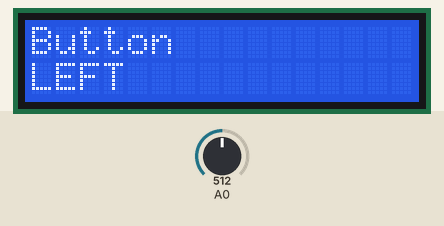
Bench run of a program on a simulated Arduino Uno, built with avr-gcc and run on an emulated ATmega328P. Shown: 16×2 character LCD. The test bench sets the inputs (shaded band); at power-on: A0 = 512. What the program prints to the serial monitor is not drawn.

Above: at 1.2 s.
1.3 s: A0 set to 610
At 1.9 s:
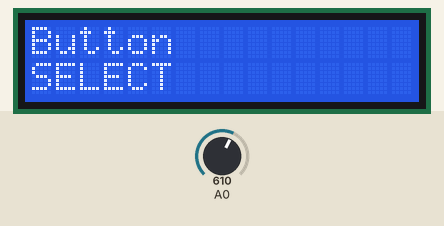
3.5 s: A0 set to 390
At 3.9 s:
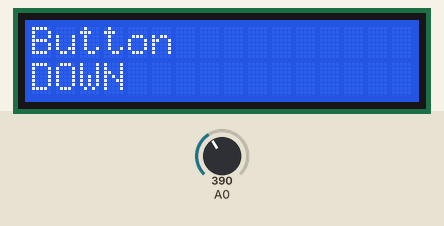
6.5 s: A0 set to 190
At 7.0 s:
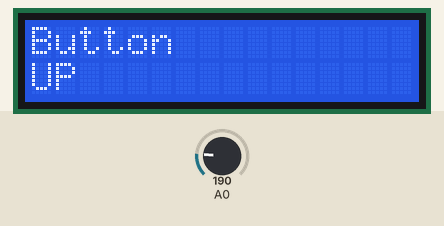
9.5 s: A0 set to 90
At 10.0 s:
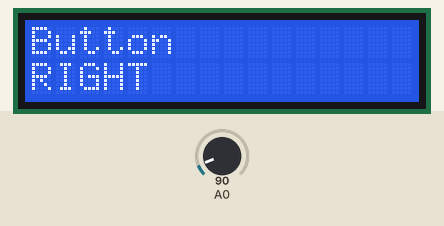
12.5 s: A0 set to 110
At 13.0 s:
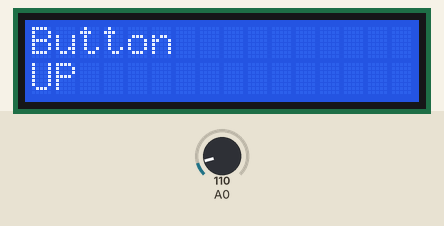
15.1 s: A0 set to 210
At 15.5 s:
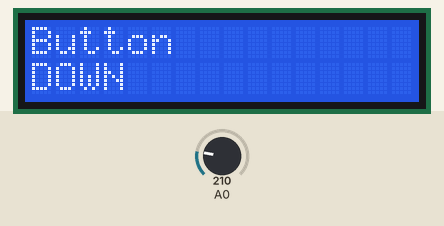

Measured:
- after the input at 1.3 s, the display: first differs from a run without the input after 0.27 s (image 1)
- after the input at 3.5 s, the display: first differs from a run without the input after 0.09 s (image 2)
- after the input at 6.5 s, the display: first differs from a run without the input after 0.11 s (image 3)
- after the input at 9.5 s, the display: first differs from a run without the input after 0.12 s (image 4)
- after the input at 12.5 s, the display: first differs from a run without the input after 0.14 s (image 5)
- after the input at 15.1 s, the display: first differs from a run without the input after 0.06 s (image 6)
- what the display in image 1 shows lasts 0.5 s, from 1.6 s to 2.1 s

The program:

main.cpp
```cpp
// https://ampermarket.kz/base/ex34-lcd-keypad-shield/

#include <Arduino.h>
#include <LiquidCrystal.h>

LiquidCrystal lcd(8, 9, 4, 5, 6, 7);

#define BTN_UP   1
#define BTN_DOWN 2
#define BTN_LEFT 3
#define BTN_RIGHT 4
#define BTN_SELECT 5
#define BTN_NONE 10

// определяем, какая кнопка нажата (А0)
int detectButton() {
  int keyAnalog =  analogRead(A0);
  if (keyAnalog < 100) {
    // Значение меньше 100 – нажата кнопка right
    return BTN_RIGHT;
  } else if (keyAnalog < 200) {
    // Значение больше 100 (иначе мы бы вошли в предыдущий блок результата сравнения, но меньше 200 – нажата кнопка UP
    return BTN_UP;
  } else if (keyAnalog < 400) {
    // Значение больше 200, но меньше 400 – нажата кнопка DOWN
    return BTN_DOWN;
  } else if (keyAnalog < 600) {
    // Значение больше 400, но меньше 600 – нажата кнопка LEFT
    return BTN_LEFT;
  } else if (keyAnalog < 800) {
    // Значение больше 600, но меньше 800 – нажата кнопка SELECT
    return BTN_SELECT;
  } else {
    // Все остальные значения (до 1023) будут означать, что нажатий не было
    return BTN_NONE;
  }
}

// очищаем вторую строку
void clearLine(int line){
  lcd.setCursor(0, 1);
  lcd.print("                ");
}

// функция вывода нажатой кнопки на экран и в Монитор порта
void printDisplay(String message){
  Serial.println(message);
  lcd.setCursor(0, 1);
  lcd.print(message);
  delay(500);
  clearLine(1);
}

void setup() {
  Serial.begin(9600);
  lcd.begin(16, 2);
  lcd.setCursor(0, 0);
  lcd.print("Button");
}

void loop() {
  int button = detectButton();

  switch (button) {
    case BTN_UP:
      printDisplay("UP");
      break;
    case BTN_DOWN:
      printDisplay("DOWN");
      break;
    case BTN_LEFT:
      printDisplay("LEFT");
      break;
    case BTN_RIGHT:
      printDisplay("RIGHT");
      break;
    case BTN_SELECT:
      printDisplay("SELECT");
      break;
    default:
      //printDisplay("Press any key");
      break;
  }
}
```
